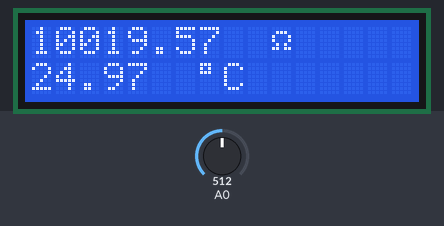
This sketch was run on a simulated Arduino Uno, built with avr-gcc and run on an emulated ATmega328P. Parts: 16×2 character LCD. Inputs (shaded band) come from the test bench; at power-on: A0 = 512.

Above: at 1.2 s.
1.3 s: A0 set to 1023
At 3.2 s:
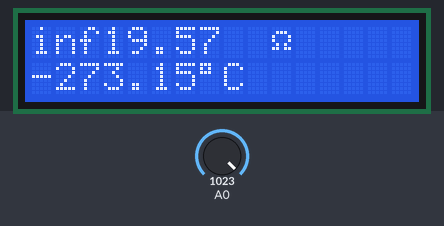
3.6 s: A0 set to 900
At 4.5 s:
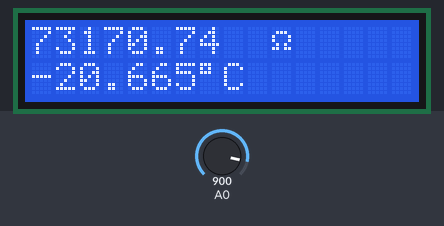
5.6 s: A0 set to 716
At 7.1 s:
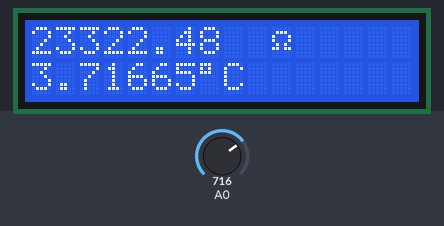
Timing chart, 0 to 8.6 s (numbered marks = the images above; inputs shaded):
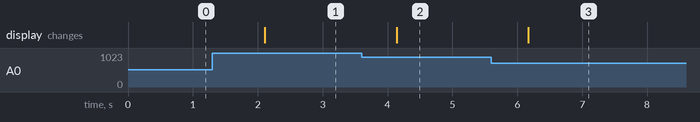

Measured:
- after the input at 1.3 s, the display: changes after 0.81 s (image 1)
- after the input at 3.6 s, the display: changes after 0.54 s (image 2)
- after the input at 5.6 s, the display: changes after 0.57 s (image 3)

The sketch:

Mesure_Temperature_CTN_Full_LCD.ino
```cpp
// demo of Starter Kit V2.0 - Grove Temperature Sensor
//

#include <Wire.h>
#include <LiquidCrystal_I2C.h>

LiquidCrystal_I2C lcd(0x27, 16, 2);

// Caractérisitque CTN
int beta=3280;         // Beta value of the thermistor 3436 K
float To=292;          // Temperature en Kelvin 298,15 K (25°C)
float Ro=12620;        // Résistance reference 10k
int R1=10000;

int N;
float temperature;
float resistance;

void setup()
{
  lcd.begin();
  lcd.backlight();
  lcd.setCursor(10, 0);
  lcd.write(244);        // Caractère spécial Oméga
  lcd.setCursor(7, 1);
  lcd.write(223);        // Caractère spécial °
  lcd.setCursor(8, 1);
  lcd.print("C");
}


void loop()
{
    int N = analogRead(A0);                               // get analog value
    resistance=(float)N/(1023-N)*R1;                      // get resistance
    temperature=1/(log(resistance/Ro)/beta+1/To)-273.15;     // calc temperature
    lcd.setCursor(0, 0);
    lcd.print(resistance);
    lcd.setCursor(0, 1);
    lcd.print(temperature);
    delay(1000);          // delay 1s
}
```
